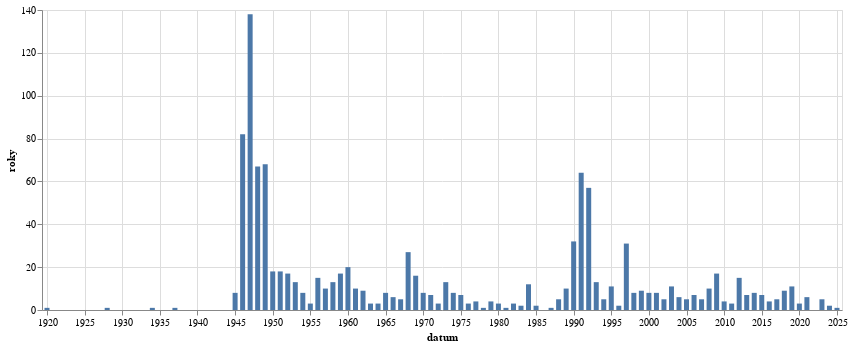

The notebook cell this image was saved under:
### Code cell
alt.Chart(
    df.drop_nulls(subset=["datum"]).explode("roky").filter(pl.col("roky") == 1945).sort(by="datum").group_by_dynamic(index_column='datum',every='1y').agg(pl.col("roky").len()).to_pandas(),
    width=800
).mark_bar(
).encode(
    alt.X('datum:T'),alt.Y('roky:Q')
)

### Figure 1 — Vega-Lite specification as saved in the notebook (floating-point values rounded to 4 significant figures)
{"config": {"view": {"continuousWidth": 300, "continuousHeight": 300}}, "data": {"name": "data-8611c03d5f8d37725b291e7a0f36b52b"}, "mark": {"type": "bar"}, "encoding": {"x": {"field": "datum", "type": "temporal"}, "y": {"field": "roky", "type": "quantitative"}}, "width": 800, "$schema": "https://vega.github.io/schema/vega-lite/v5.8.0.json", "datasets": {"data-8611c03d5f8d37725b291e7a0f36b52b": [{"datum": "1920-01-01T00:00:00", "roky": 1}, {"datum": "1928-01-01T00:00:00", "roky": 1}, {"datum": "1934-01-01T00:00:00", "roky": 1}, {"datum": "1937-01-01T00:00:00", "roky": 1}, {"datum": "1945-01-01T00:00:00", "roky": 8}, {"datum": "1946-01-01T00:00:00", "roky": 82}, {"datum": "1947-01-01T00:00:00", "roky": 138}, {"datum": "1948-01-01T00:00:00", "roky": 67}, {"datum": "1949-01-01T00:00:00", "roky": 68}, {"datum": "1950-01-01T00:00:00", "roky": 18}, {"datum": "1951-01-01T00:00:00", "roky": 18}, {"datum": "1952-01-01T00:00:00", "roky": 17}, {"datum": "1953-01-01T00:00:00", "roky": 13}, {"datum": "1954-01-01T00:00:00", "roky": 8}, {"datum": "1955-01-01T00:00:00", "roky": 3}, {"datum": "1956-01-01T00:00:00", "roky": 15}, {"datum": "1957-01-01T00:00:00", "roky": 10}, {"datum": "1958-01-01T00:00:00", "roky": 13}, {"datum": "1959-01-01T00:00:00", "roky": 17}, {"datum": "1960-01-01T00:00:00", "roky": 20}, {"datum": "1961-01-01T00:00:00", "roky": 10}, {"datum": "1962-01-01T00:00:00", "roky": 9}, {"datum": "1963-01-01T00:00:00", "roky": 3}, {"datum": "1964-01-01T00:00:00", "roky": 3}, {"datum": "1965-01-01T00:00:00", "roky": 8}, {"datum": "1966-01-01T00:00:00", "roky": 6}, {"datum": "1967-01-01T00:00:00", "roky": 5}, {"datum": "1968-01-01T00:00:00", "roky": 27}, {"datum": "1969-01-01T00:00:00", "roky": 16}, {"datum": "1970-01-01T00:00:00", "roky": 8}, {"datum": "1971-01-01T00:00:00", "roky": 7}, {"datum": "1972-01-01T00:00:00", "roky": 3}, {"datum": "1973-01-01T00:00:00", "roky": 13}, {"datum": "1974-01-01T00:00:00", "roky": 8}, {"datum": "1975-01-01T00:00:00", "roky": 7}, {"datum": "1976-01-01T00:00:00", "roky": 3}, {"datum": "1977-01-01T00:00:00", "roky": 4}, {"datum": "1978-01-01T00:00:00", "roky": 1}, {"datum": "1979-01-01T00:00:00", "roky": 4}, {"datum": "1980-01-01T00:00:00", "roky": 3}, {"datum": "1981-01-01T00:00:00", "roky": 1}, {"datum": "1982-01-01T00:00:00", "roky": 3}, {"datum": "1983-01-01T00:00:00", "roky": 2}, {"datum": "1984-01-01T00:00:00", "roky": 12}, {"datum": "1985-01-01T00:00:00", "roky": 2}, {"datum": "1987-01-01T00:00:00", "roky": 1}, {"datum": "1988-01-01T00:00:00", "roky": 5}, {"datum": "1989-01-01T00:00:00", "roky": 10}, {"datum": "1990-01-01T00:00:00", "roky": 32}, {"datum": "1991-01-01T00:00:00", "roky": 64}, {"datum": "1992-01-01T00:00:00", "roky": 57}, {"datum": "1993-01-01T00:00:00", "roky": 13}, {"datum": "1994-01-01T00:00:00", "roky": 5}, {"datum": "1995-01-01T00:00:00", "roky": 11}, {"datum": "1996-01-01T00:00:00", "roky": 2}, {"datum": "1997-01-01T00:00:00", "roky": 31}, {"datum": "1998-01-01T00:00:00", "roky": 8}, {"datum": "1999-01-01T00:00:00", "roky": 9}, {"datum": "2000-01-01T00:00:00", "roky": 8}, {"datum": "2001-01-01T00:00:00", "roky": 8}, {"datum": "2002-01-01T00:00:00", "roky": 5}, {"datum": "2003-01-01T00:00:00", "roky": 11}, {"datum": "2004-01-01T00:00:00", "roky": 6}, {"datum": "2005-01-01T00:00:00", "roky": 5}, {"datum": "2006-01-01T00:00:00", "roky": 7}, {"datum": "2007-01-01T00:00:00", "roky": 5}, {"datum": "2008-01-01T00:00:00", "roky": 10}, {"datum": "2009-01-01T00:00:00", "roky": 17}, {"datum": "2010-01-01T00:00:00", "roky": 4}, {"datum": "2011-01-01T00:00:00", "roky": 3}, {"datum": "2012-01-01T00:00:00", "roky": 15}, {"datum": "2013-01-01T00:00:00", "roky": 7}, {"datum": "2014-01-01T00:00:00", "roky": 8}, {"datum": "2015-01-01T00:00:00", "roky": 7}, {"datum": "2016-01-01T00:00:00", "roky": 4}, {"datum": "2017-01-01T00:00:00", "roky": 5}, {"datum": "2018-01-01T00:00:00", "roky": 9}, {"datum": "2019-01-01T00:00:00", "roky": 11}, {"datum": "2020-01-01T00:00:00", "roky": 3}, {"datum": "2021-01-01T00:00:00", "roky": 6}, {"datum": "2023-01-01T00:00:00", "roky": 5}, {"datum": "2024-01-01T00:00:00", "roky": 2}, {"datum": "2025-01-01T00:00:00", "roky": 1}]}}
